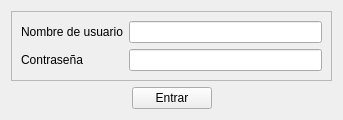
<?xml version="1.0" encoding="UTF-8"?>
<ui version="4.0">
 <class>Form</class>
 <widget class="QWidget" name="Form">
  <property name="geometry">
   <rect>
    <x>0</x>
    <y>0</y>
    <width>343</width>
    <height>95</height>
   </rect>
  </property>
  <property name="windowTitle">
   <string>Form</string>
  </property>
  <layout class="QGridLayout" name="gridLayout">
   <item row="1" column="1">
    <widget class="QPushButton" name="pushButton">
     <property name="text">
      <string>Entrar</string>
     </property>
    </widget>
   </item>
   <item row="1" column="0">
    <spacer name="horizontalSpacer">
     <property name="orientation">
      <enum>Qt::Horizontal</enum>
     </property>
     <property name="sizeHint" stdset="0">
      <size>
       <width>40</width>
       <height>20</height>
      </size>
     </property>
    </spacer>
   </item>
   <item row="1" column="2">
    <spacer name="horizontalSpacer_2">
     <property name="orientation">
      <enum>Qt::Horizontal</enum>
     </property>
     <property name="sizeHint" stdset="0">
      <size>
       <width>40</width>
       <height>20</height>
      </size>
     </property>
    </spacer>
   </item>
   <item row="0" column="0" colspan="3">
    <widget class="QFrame" name="frame">
     <property name="frameShape">
      <enum>QFrame::StyledPanel</enum>
     </property>
     <property name="frameShadow">
      <enum>QFrame::Raised</enum>
     </property>
     <layout class="QFormLayout" name="formLayout">
      <item row="0" column="0">
       <widget class="QLabel" name="label">
        <property name="text">
         <string>Nombre de usuario</string>
        </property>
       </widget>
      </item>
      <item row="0" column="1">
       <widget class="QLineEdit" name="lineEditNombre"/>
      </item>
      <item row="1" column="0">
       <widget class="QLabel" name="label_2">
        <property name="text">
         <string>Contraseña</string>
        </property>
       </widget>
      </item>
      <item row="1" column="1">
       <widget class="QLineEdit" name="lineEditPassword">
        <property name="echoMode">
         <enum>QLineEdit::PasswordEchoOnEdit</enum>
        </property>
       </widget>
      </item>
     </layout>
    </widget>
   </item>
  </layout>
 </widget>
 <resources/>
 <connections/>
</ui>
